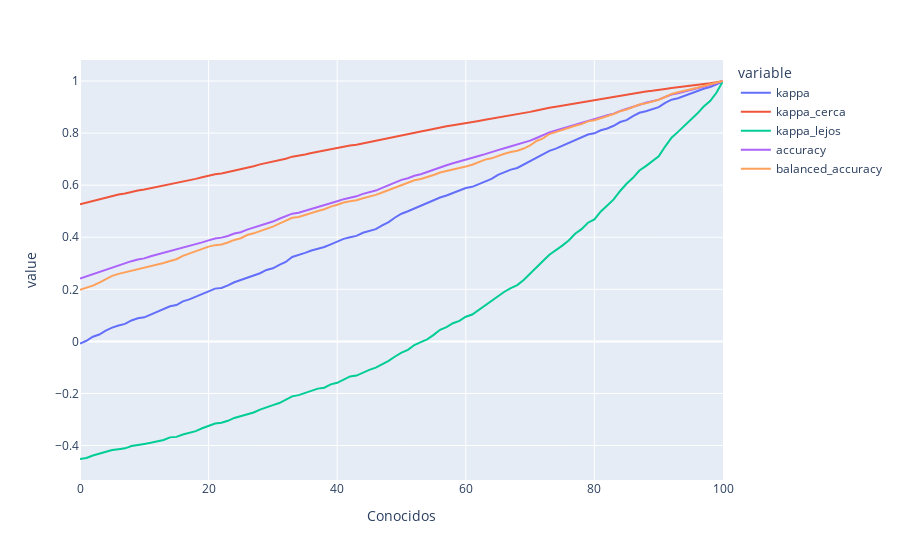

Here is the notebook cell this chart was saved with:
### Code cell
#Grafico el comportamiento de la métrica a medida que incremento los aciertos. Tambien muestro lor resultados de otras metricas como Accuracy y Balanced Accuracy
px.line(kappa_progression,x='Conocidos',y=['kappa',
                                           'kappa_cerca',
                                           'kappa_lejos',
                                           'accuracy',
                                           'balanced_accuracy'])
